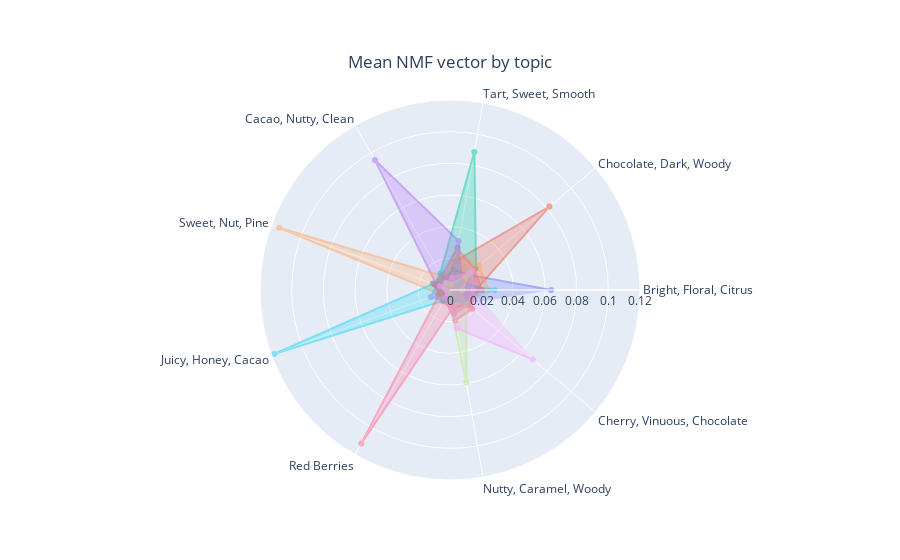

Notebook source saved alongside this figure:
### Code cell
from plotly.subplots import make_subplots
import plotly.graph_objects as go


categories = ['bright_floral_citrus', 'choc_woody_dark', 'tart_sweet_smooth','cacao_nut_clean', 'sweet_nut_pine', 'juicy_cacao_honey', 'red_berries','woody_nut_caramel', 'cherry_vinuous_choc']
topics = ['Bright, Floral, Citrus', 'Chocolate, Dark, Woody', 'Tart, Sweet, Smooth','Cacao, Nutty, Clean', 'Sweet, Nut, Pine', 'Juicy, Honey, Cacao', 'Red Berries','Nutty, Caramel, Woody', 'Cherry, Vinuous, Chocolate']


fig = go.Figure()

for i in range(0,9):
    fig.add_trace(go.Scatterpolar(
          r=list(tableau[tableau.group == i][categories].mean()),
          theta=topics,
          fill='toself',
          name=topics[i],
        opacity = .5        
    ))
# fig.add_trace(go.Scatterpolar(
#       r=list(tableau[tableau.group == 1][categories].mean()),
#       theta=categories,
#       fill='toself',
#       name=topics[1]
# ))

fig.update_layout(
        title = {
            'text':'Mean NMF vector by topic',
            'y':.9,
            'x':.5,
            'xanchor':'center',
            'yanchor':'top'},
        legend_title="NMF Topics",
  polar=dict(
    radialaxis=dict(
      visible=True,
      range=[0, .12]
    )),
  showlegend=False
)
# fig.write_image(r'C:\Users\ejfel\Documents\metis_repos\Coffee-Reviews-NLP\Visuals\spider.png')
fig.show()

### Figure 1 — Plotly figure (JSON) as saved in the notebook; plotly's stock layout.template omitted (floating-point values rounded to 4 significant figures)
{"data": [{"fill": "toself", "name": "Bright, Floral, Citrus", "opacity": 0.5, "r": [0.06385, 0.01497, 0.01294, 0.008742, 0.009743, 0.006929, 0.00462, 0.01272, 0.01352], "theta": ["Bright, Floral, Citrus", "Chocolate, Dark, Woody", "Tart, Sweet, Smooth", "Cacao, Nutty, Clean", "Sweet, Nut, Pine", "Juicy, Honey, Cacao", "Red Berries", "Nutty, Caramel, Woody", "Cherry, Vinuous, Chocolate"], "type": "scatterpolar"}, {"fill": "toself", "name": "Chocolate, Dark, Woody", "opacity": 0.5, "r": [0.01634, 0.08198, 0.01847, 0.005063, 0.01161, 0.003538, 0.006375, 0.01959, 0.01838], "theta": ["Bright, Floral, Citrus", "Chocolate, Dark, Woody", "Tart, Sweet, Smooth", "Cacao, Nutty, Clean", "Sweet, Nut, Pine", "Juicy, Honey, Cacao", "Red Berries", "Nutty, Caramel, Woody", "Cherry, Vinuous, Chocolate"], "type": "scatterpolar"}, {"fill": "toself", "name": "Tart, Sweet, Smooth", "opacity": 0.5, "r": [0.01368, 0.0214, 0.08851, 0.01227, 0.009964, 0.008367, 0.008049, 0.004825, 0.0131], "theta": ["Bright, Floral, Citrus", "Chocolate, Dark, Woody", "Tart, Sweet, Smooth", "Cacao, Nutty, Clean", "Sweet, Nut, Pine", "Juicy, Honey, Cacao", "Red Berries", "Nutty, Caramel, Woody", "Cherry, Vinuous, Chocolate"], "type": "scatterpolar"}, {"fill": "toself", "name": "Cacao, Nutty, Clean", "opacity": 0.5, "r": [0.02011, 0.009485, 0.0314, 0.0948, 0.008878, 0.01276, 0.007622, 0.01507, 0.015], "theta": ["Bright, Floral, Citrus", "Chocolate, Dark, Woody", "Tart, Sweet, Smooth", "Cacao, Nutty, Clean", "Sweet, Nut, Pine", "Juicy, Honey, Cacao", "Red Berries", "Nutty, Caramel, Woody", "Cherry, Vinuous, Chocolate"], "type": "scatterpolar"}, {"fill": "toself", "name": "Sweet, Nut, Pine", "opacity": 0.5, "r": [0.02452, 0.02404, 0.02218, 0.01022, 0.1149, 0.006915, 0.008652, 0.01274, 0.01547], "theta": ["Bright, Floral, Citrus", "Chocolate, Dark, Woody", "Tart, Sweet, Smooth", "Cacao, Nutty, Clean", "Sweet, Nut, Pine", "Juicy, Honey, Cacao", "Red Berries", "Nutty, Caramel, Woody", "Cherry, Vinuous, Chocolate"], "type": "scatterpolar"}, {"fill": "toself", "name": "Juicy, Honey, Cacao", "opacity": 0.5, "r": [0.02825, 0.00661, 0.02738, 0.01119, 0.01144, 0.1182, 0.00773, 0.006842, 0.01247], "theta": ["Bright, Floral, Citrus", "Chocolate, Dark, Woody", "Tart, Sweet, Smooth", "Cacao, Nutty, Clean", "Sweet, Nut, Pine", "Juicy, Honey, Cacao", "Red Berries", "Nutty, Caramel, Woody", "Cherry, Vinuous, Chocolate"], "type": "scatterpolar"}, {"fill": "toself", "name": "Red Berries", "opacity": 0.5, "r": [0.02021, 0.02035, 0.02687, 0.009807, 0.01055, 0.007056, 0.112, 0.01113, 0.0144], "theta": ["Bright, Floral, Citrus", "Chocolate, Dark, Woody", "Tart, Sweet, Smooth", "Cacao, Nutty, Clean", "Sweet, Nut, Pine", "Juicy, Honey, Cacao", "Red Berries", "Nutty, Caramel, Woody", "Cherry, Vinuous, Chocolate"], "type": "scatterpolar"}, {"fill": "toself", "name": "Nutty, Caramel, Woody", "opacity": 0.5, "r": [0.007721, 0.01547, 0.003711, 0.004842, 0.00368, 0.001444, 0.002336, 0.05919, 0.0135], "theta": ["Bright, Floral, Citrus", "Chocolate, Dark, Woody", "Tart, Sweet, Smooth", "Cacao, Nutty, Clean", "Sweet, Nut, Pine", "Juicy, Honey, Cacao", "Red Berries", "Nutty, Caramel, Woody", "Cherry, Vinuous, Chocolate"], "type": "scatterpolar"}, {"fill": "toself", "name": "Cherry, Vinuous, Chocolate", "opacity": 0.5, "r": [0.01448, 0.01865, 0.00781, 0.005301, 0.006853, 0.002087, 0.00587, 0.02449, 0.06833], "theta": ["Bright, Floral, Citrus", "Chocolate, Dark, Woody", "Tart, Sweet, Smooth", "Cacao, Nutty, Clean", "Sweet, Nut, Pine", "Juicy, Honey, Cacao", "Red Berries", "Nutty, Caramel, Woody", "Cherry, Vinuous, Chocolate"], "type": "scatterpolar"}], "layout": {"legend": {"title": {"text": "NMF Topics"}}, "polar": {"radialaxis": {"range": [0, 0.12], "visible": true}}, "showlegend": false, "title": {"text": "Mean NMF vector by topic", "x": 0.5, "xanchor": "center", "y": 0.9, "yanchor": "top"}}}
